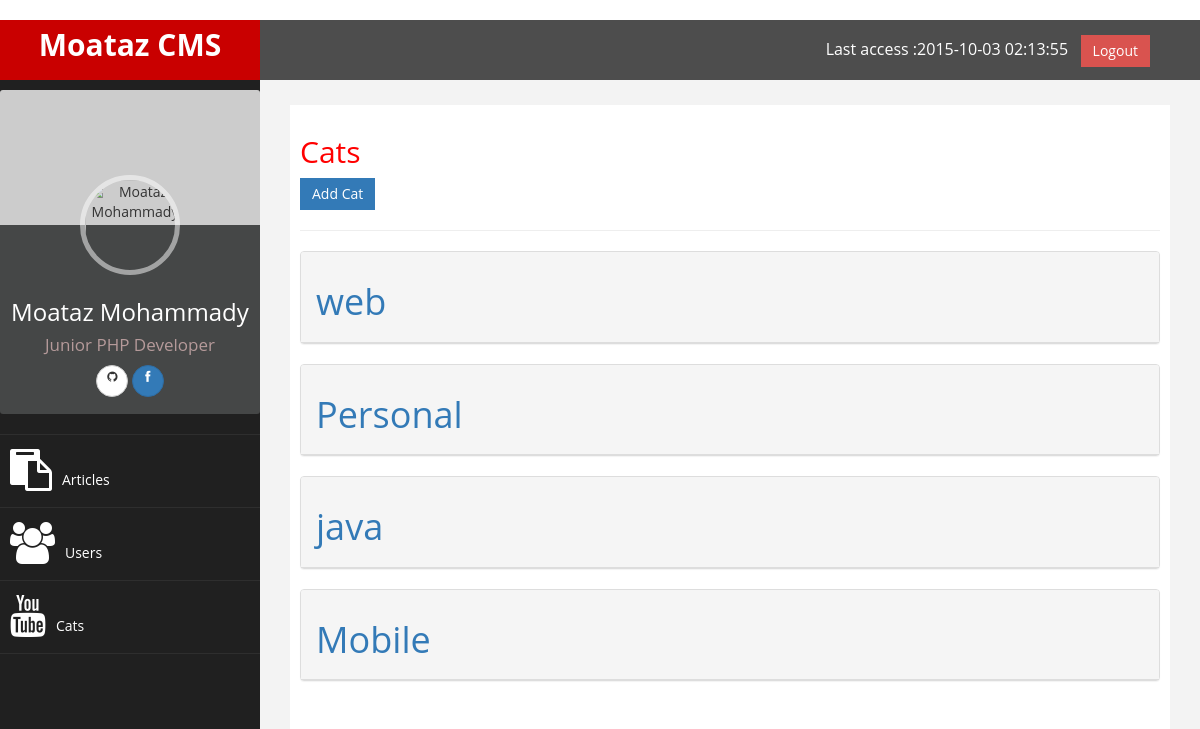
The page /cats/showAll/ on the database its author committed.
### tables this page shows
CREATE TABLE IF NOT EXISTS `cats` (
`cid` int(11) NOT NULL,
  `cname` varchar(255) NOT NULL
);

### app/controller/Cats.php (called while the page is built, shortened)
<?php
class Cats {
    private $Model;
    public function __construct() {
        $this->Model = new CatModel('cats', 'cid');
    }
    public function showAll() {
        $cats = $this->Model->getAll();
        $GLOBALS['RainTPL']->draw('cats');
    }
}

### app/Application.php (called while the page is built, shortened)
<?php
class Application {
    public function __construct() {
        $URL = explode('/', trim($_GET['url'], '/'));
        $method = $URL[1];
        if (isset($URL[2])) {
            $params1 = $URL[2];
        } else {
            $params1 = 1;
        }
        if (isset($URL[3])) {
            $params2 = $URL[3];
        } else {
            $params2 = 1;
        }
        $class = new $controller;
        $class->$method($params1, $params2);
    }
}

### index.php (called while the page is built, shortened)
<?php
$app = new Application();

### app/model/CRUDModel.php (called while the page is built, shortened)
<?php
class CRUDModel {
    protected $table;
    public function __construct($table, $id) {
        $this->table = $table;
    }
    protected function CheckAffectedRows($return = NULL) {
        return $GLOBALS['db']->AffectedRows() > 0 ? ( $return != NULL ? $return = $return : FALSE) : FALSE;
    }
    public function getAll($extra = NULL) {
        $GLOBALS['db']->Execute("SELECT * FROM `" . $this->table . "` {$extra}");
        return $this->CheckAffectedRows($GLOBALS['db']->GetRows());
    }
}

### app/Database.php (called while the page is built, shortened)
<?php
class database {
    private $connection;
    private $last;
    public function dbconnect() {
        $this->connection = new mysqli(HOSTNAME, USERNAME, PASSWORD, DBNAME);
        if ($this->connection)
            return TRUE;
        return FALSE;
    }
    public function Execute($query) {
        if ($result = $this->connection->query($query)) {
            $this->last = $result;
            return TRUE;
        }
        return FALSE;
    }
    public function GetRows() {
        $result = array();
        $rows = $this->AffectedRows();
        for ($i = 0; $i < $rows; $i++) {
            $result[] = $this->last->fetch_assoc();
        }
        if (count($result) > 0)
            return $result;
        return NULL;
    }
    public function AffectedRows() {
        return $this->connection->affected_rows;
    }
}
?>

### tmp/cats.cf730f7aa5eba98d3380da30eec6b201.rtpl.php (the view, shortened to what this page needs)
<div id="page-wrapper" >
    <div id="page-inner">
        <div class="row">
            <div class="col-md-12">
                <h2><?php echo $title;?></h2>
                <a href="http://localhost/AhmedSyamRouting/addArticle.php" class="btn btn-primary square-btn-adjust">Add Cat</a>
            </div>
        </div>
        <hr />
        <div class="row">
            <div class="col-md-12">
                <?php if( $cats==0 ){ ?>
                <p>Sorry,No Cats</p>
                <?php }else{ ?>
                <?php $counter1=-1; if( isset($cats) && is_array($cats) && sizeof($cats) ) foreach( $cats as $key1 => $value1 ){ $counter1++; ?>
                <div class="panel panel-default">
                    <div class="panel-heading">
                        <h1><a href="http://localhost/AhmedSyamRouting/cats/show/<?php echo $value1["cid"];?>/" ><?php echo $value1["cname"];?></a></h1>
                    </div>
                </div>
                <?php } ?>
                <?php } ?>
            </div>
        </div>
    </div>

### templates/assets/css/custom.css (style rules this page uses)
body { font-family: 'Open Sans', sans-serif; }
#page-wrapper { padding: 15px 15px; min-height: 600px; background:#F3F3F3; }
#page-inner { width:100%; margin:10px 20px 10px 0px; background-color:#fff!important; padding:10px; min-height:1200px; }
h2 { color: #f00; }
.square-btn-adjust { border: 0px solid transparent; -webkit-border-radius: 0px; -moz-border-radius: 0px; border-radius: 0px; }
@media (min-width:768px) { #page-wrapper { margin: 0 0 0 260px; padding: 15px 30px; min-height: 1200px; } }

### rows shown on the page
cats: cname "web"
cats: cname "Personal"
cats: cname "java"
cats: cname "Mobile"

### other values the page prints
$time "2015-10-03 02:13:55"
$title "Cats"
